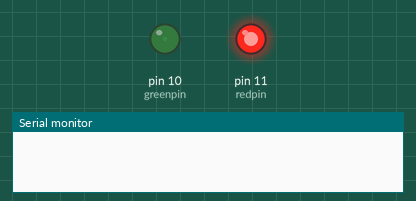
Simulated run of this sketch. Board: Arduino Uno, built with avr-gcc and run on an emulated ATmega328P. On the bench: output pins drawn as LEDs (lit = HIGH), the last lines printed to the serial monitor.

Above: at 0.05 s.
At 1.55 s:
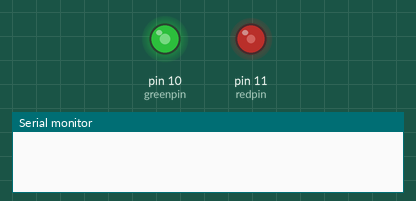
At 2.8 s:
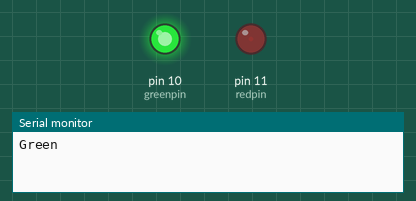
At 5.55 s:
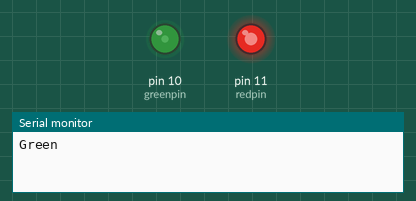
Timing chart, 0 to 9.2 s (numbered marks = the images above):
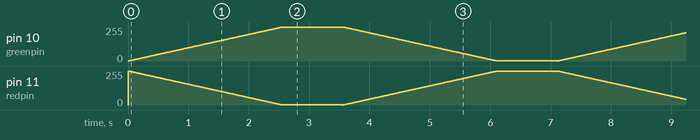

The sketch:

TWO_COLOR.ino
```cpp
/*
 INSTITUTO FEDERAL DE GOIAS - IFG CAMPUS GOIANIA
 FUNÇÃO:  emite as seguintes cores, verde e vermelha.
 ESTAGIARIOS: RHAMON LUCAS V. COSTA e ISABELA R. DE OLIVEIRA
 DATA: 31/10/2022
 https://arduinomodules.info/ky-029-dual-color-led-module/
 */


int redpin = 11;  // Define o pino do led vermelho
int greenpin = 10;// Define o pino do led verde
int val;
void setup()
{
  pinMode(redpin, OUTPUT);
  pinMode(greenpin, OUTPUT);
  Serial.begin(9600);
}
void loop()
{
  for(val = 255; val > 0; val--)
  {
    analogWrite(redpin, val);
    analogWrite(greenpin, 255 - val);
    delay(10);
  }
  Serial.println("Green");
  delay(1000);

  for(val = 0; val < 255; val++)
  {
    analogWrite(redpin, val);
    analogWrite(greenpin, 255 - val);
    delay(10);
  }
  Serial.println("Red");
  delay(1000);

}
```
